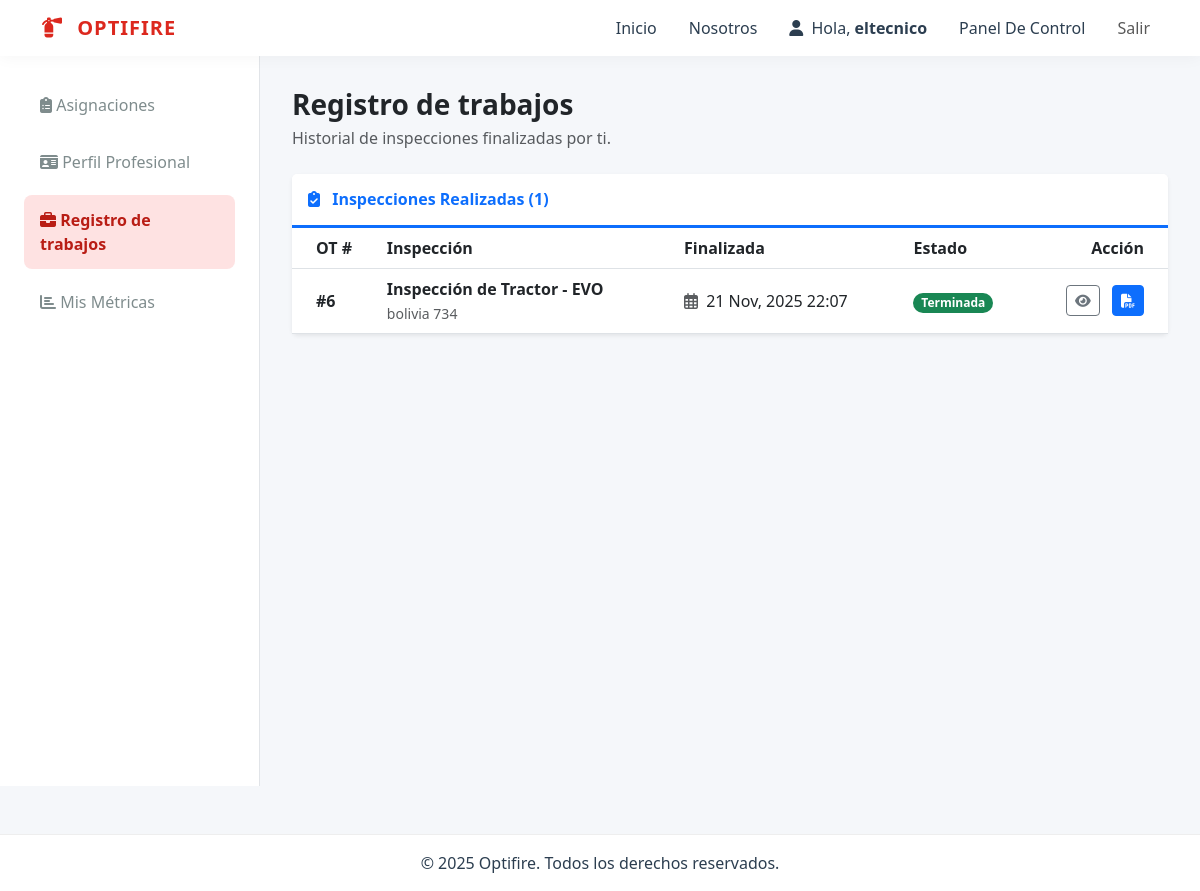
The page /usuarios/dashboard/tecnico/registro/ (signed in) on the database its author committed.
### usuarios/models.py (models this page shows, shortened)
class Inspeccion(models.Model):
    solicitud = models.OneToOneField(
        SolicitudInspeccion,
        on_delete=models.CASCADE,
        related_name='inspeccion', # Nombre más corto y directo
        null=True, blank=True
    )
    tecnico = models.ForeignKey(
        User,
        on_delete=models.PROTECT,
        related_name='inspecciones_asignadas',
        limit_choices_to={'groups__name': Roles.TECNICO} # Solo permite elegir técnicos
    )
    plantilla_base = models.ForeignKey(PlantillaInspeccion, on_delete=models.SET_NULL, null=True, blank=True)
    nombre_inspeccion = models.CharField(max_length=200)
    fecha_creacion = models.DateTimeField(auto_now_add=True)
    fecha_programada = models.DateField(null=True, blank=True)
    fecha_finalizacion = models.DateTimeField(null=True, blank=True)
    comentarios_generales = models.TextField(blank=True, null=True)
    estado = models.CharField(
        max_length=20,
        default=EstadoInspeccion.ASIGNADA,
        choices=EstadoInspeccion.choices
    )
    class Meta:
        indexes = [
            models.Index(fields=['tecnico', 'estado']),
        ]

class SolicitudInspeccion(models.Model):
    cliente = models.ForeignKey(User, on_delete=models.CASCADE, related_name='solicitudes_enviadas')
    nombre_cliente = models.CharField(max_length=100)
    apellido_cliente = models.CharField(max_length=100, blank=True, null=True)
    direccion = models.CharField(max_length=255)
    telefono = models.CharField(max_length=20)
    maquinaria = models.TextField(verbose_name="Maquinaria / Servicio")
    observaciones_cliente = models.TextField(blank=True, null=True)
    monto_cotizacion = models.DecimalField(max_digits=10, decimal_places=0, null=True, blank=True)
    detalle_cotizacion = models.TextField(blank=True, null=True)
    tecnico_preasignado = models.ForeignKey(User, on_delete=models.SET_NULL, null=True, blank=True, related_name='solicitudes_preasignadas', limit_choices_to={'groups__name': Roles.TECNICO})
    plantilla_preasignada = models.ForeignKey(PlantillaInspeccion, on_delete=models.SET_NULL, null=True, blank=True, related_name='solicitudes_preasignadas')
    nombre_inspeccion_preasignado = models.CharField(max_length=200, blank=True, null=True)
    fecha_programada_preasignada = models.DateField(null=True, blank=True)
    fecha_programada = models.DateField(null=True, blank=True)
    fecha_solicitud = models.DateTimeField(auto_now_add=True)
    estado = models.CharField(
        max_length=20,
        choices=EstadoSolicitud.choices,
        default=EstadoSolicitud.PENDIENTE
    )
    motivo_rechazo = models.TextField(blank=True, null=True)

### usuarios/views.py (the view)
# urls.py: path('dashboard/tecnico/registro/', views.registro_trabajos, name='registro_trabajos'),
@login_required
@user_passes_test(is_tecnico)
def registro_trabajos(request):
    inspecciones = Inspeccion.objects.filter(
        tecnico=request.user,
        estado=EstadoInspeccion.COMPLETADA
    ).select_related('solicitud').order_by('-fecha_finalizacion')
    return render(request, 'dashboards/tecnico/registro_trabajos.html', {
        'inspecciones_completadas': inspecciones
    })

### usuarios/context_processors.py (called while the page is built)
def notificaciones_usuario(request):
    if request.user.is_authenticated:
        notificaciones = Notificacion.objects.filter(usuario=request.user, leido=False).order_by('-fecha_creacion')
        return {'mis_notificaciones': notificaciones}
    return {}

### usuarios/views.py (called while the page is built)
def check_role(user, role_name):
    return user.is_authenticated and user.groups.filter(name=role_name).exists()

def is_tecnico(user): return check_role(user, Roles.TECNICO)

### templates/dashboards/tecnico/registro_trabajos.html (shortened to what this page needs)
{% extends "base_dashboard.html" %}
{% load static %}
{% block dashboard_menu %}
    {% include "includes/tecnico_menu.html" %}
{% endblock dashboard_menu %}
{% block dashboard_content %}
<div class="d-flex justify-content-between align-items-center mb-4">
    <div>
        <h1 class="h3 text-dark fw-bold mb-1">Registro de trabajos</h1>
        <p class="text-muted mb-0">Historial de inspecciones finalizadas por ti.</p>
    </div>
</div>
{% if inspecciones_completadas and inspecciones_completadas|length > 0 %}
    <div class="card shadow-sm border-0">
        <div class="card-header bg-white border-bottom border-primary border-3 py-3">
            <h6 class="m-0 fw-bold text-primary">
                <i class="fas fa-clipboard-check me-2"></i> Inspecciones Realizadas ({{ inspecciones_completadas|length }})
            </h6>
        </div>
        <div class="card-body p-0">
            <div class="table-responsive">
                <table class="table table-hover align-middle mb-0">
                    <thead class="bg-light">
                        <tr>
                            <th class="ps-4">OT #</th>
                            <th>Inspección</th>
                            <th>Finalizada</th>
                            <th>Estado</th>
                            <th class="text-end pe-4">Acción</th>
                        </tr>
                    </thead>
                    <tbody>
                    {% for inspeccion in inspecciones_completadas %}
                        <tr>
                            <td class="ps-4 fw-bold">#{{ inspeccion.solicitud.id|default:inspeccion.id }}</td>
                            <td>
                                <div class="fw-bold">{{ inspeccion.nombre_inspeccion }}</div>
                                <small class="text-muted">{{ inspeccion.solicitud.direccion|default:"Sin dirección" }}</small>
                            </td>
                            <td>
                                {% if inspeccion.fecha_finalizacion %}
                                    <i class="far fa-calendar-alt me-1 text-muted"></i> {{ inspeccion.fecha_finalizacion|date:"d M, Y H:i" }}
                                {% else %}
                                    <span class="text-muted">--</span>
                                {% endif %}
                            </td>
                            <td>
                                <span class="badge rounded-pill bg-success">{{ inspeccion.get_estado_display }}</span>
                            </td>
                            <td class="text-end pe-4">
                                <button class="btn btn-sm btn-outline-secondary" data-bs-toggle="modal" data-bs-target="#modalInspeccion{{ inspeccion.pk }}">
                                    <i class="fas fa-eye"></i>
                                </button>
                                <a href="{% url 'descargar_acta' inspeccion.pk %}" class="btn btn-sm btn-primary ms-2">
                                    <i class="fas fa-file-pdf"></i>
                                </a>
                            </td>
                        </tr>
                    {% endfor %}
                    </tbody>
                </table>
            </div>
        </div>
    </div>
{% endif %}
{% endblock dashboard_content %}

### templates/base.html (shortened to what this page needs)
{% load static %}
<!DOCTYPE html>
<html lang="es">
<head>
    <link href="https://cdn.jsdelivr.net/npm/bootstrap@5.3.0/dist/css/bootstrap.min.css" rel="stylesheet">
    <link rel="stylesheet" href="https://cdnjs.cloudflare.com/ajax/libs/font-awesome/6.5.2/css/all.min.css">
    <link rel="stylesheet" href="{% static 'css/style.css' %}">
</head>
<body>
    <nav class="navbar navbar-expand-lg navbar-custom sticky-top">
      <div class="container">
        <a class="navbar-brand navbar-brand-text" href="/">
            <i class="fa-solid fa-fire-extinguisher me-2"></i> OPTIFIRE
        </a>
        <div class="collapse navbar-collapse" id="navbarNav">
          <ul class="navbar-nav ms-auto">
            <li class="nav-item"><a class="nav-link nav-link-custom" href="/">Inicio</a></li>
            <li class="nav-item"><a class="nav-link nav-link-custom" href="/nosotros/">Nosotros</a></li>
            {% if user.is_authenticated %}
                <li class="nav-item">
                  <span class="nav-link nav-link-custom me-2">
                    <i class="fa-solid fa-user me-1"></i> Hola, <span class="fw-bold">{{ user.first_name|default:user.username }}</span>
                  </span>
                </li>
                <li class="nav-item">
                    <a class="nav-link nav-link-custom" href="{% url 'dashboard' %}">Panel De Control</a>
                </li>
                <li class="nav-item">
                  <a class="nav-link btn btn-sm btn-outline-dark ms-2" href="{% url 'logout' %}">Salir</a>
                </li>
            {% else %}
                <li class="nav-item">
                    <a class="nav-link btn btn-brand ms-2 text-white" href="{% url 'login' %}">Iniciar Sesión</a>
                </li>
            {% endif %}
          </ul>
        </div>
      </div>
    </nav>
    <main>
        {% block content %}
        {% endblock %}
    </main>
    <footer class="footer-custom mt-5 py-3">
        <div class="container text-center">
            <p class="mb-0">&copy; 2025 Optifire. Todos los derechos reservados.</p>
        </div>
    </footer>
</body>
</html>

### static/css/style.css (style rules this page uses)
:root { --primary-color: #DC281E; --primary-dark: #b91d15; --secondary-color: #F05A22; --accent-color: #FFC20E; --background-color: #F5F7FA; --container-color: #FFFFFF; --text-main: #2c3e50; --text-secondary: #7f8c8d; --sidebar-width: 260px; --header-height: 70px; --brand-gradient: linear-gradient(135deg, #DC281E 0%, #F05A22 100%); --shadow-soft: 0 2px 15px rgba(0, 0, 0, 0.04); --shadow-hover: 0 10px 25px rgba(0, 0, 0, 0.1); --border-radius: 8px; }
html, body { height: 100%; margin: 0; padding: 0; }
body { background-color: var(--background-color); color: var(--text-main); font-family: 'Segoe UI', Roboto, sans-serif; display: flex; flex-direction: column; min-height: 100vh; overflow-x: hidden; }
main { flex: 1; display: flex; flex-direction: column; width: 100%; }
a { text-decoration: none; }
.navbar-custom { background-color: var(--container-color); box-shadow: var(--shadow-soft); height: var(--header-height); z-index: 1000; }
.navbar-brand-text { color: var(--primary-color) !important; font-weight: 800; letter-spacing: 1px; }
.nav-link-custom { color: var(--text-main) !important; font-weight: 500; margin: 0 0.5rem; }
.footer-custom { background-color: var(--container-color); padding: 1.5rem 0; margin-top: auto; border-top: 1px solid #eee; }

### rows shown on the page
Inspeccion: solicitud.id "6", nombre_inspeccion "Inspección de Tractor - EVO", solicitud.direccion "bolivia 734", fecha_finalizacion "21 Nov, 2025 22:07", estado "Terminada"

### other values the page prints
{{ user.first_name|default:user.username }} "eltecnico"
{{ inspecciones_completadas|length }} "1"
